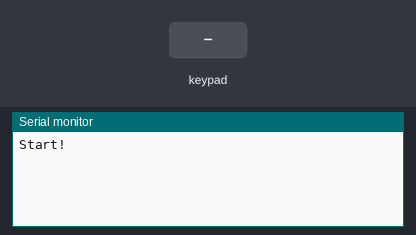
Bench run of a sketch on a simulated Arduino Uno, built with avr-gcc and run on an emulated ATmega328P. Parts: the last lines printed to the serial monitor. The test bench sets the inputs (shaded band).

Above: at 1.2 s.
1.3 s: key '1' pressed
At 2.5 s:
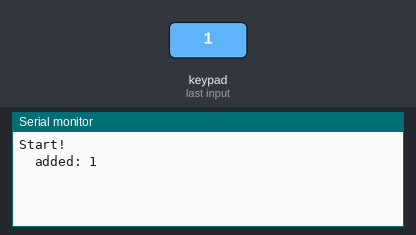
2.8 s: keypad keys 7 6 5 4 # pressed 0.4 s apart
At 5.2 s:
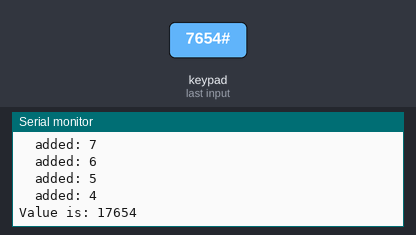
6.3 s: key 'A' pressed
At 7.5 s:
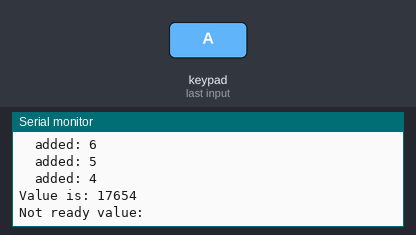
7.8 s: key 'B' pressed
At 8.9 s:
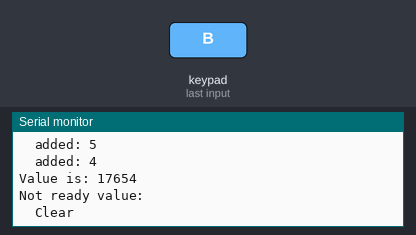
9.3 s: keypad keys 7 6 5 4 * pressed 0.4 s apart
At 12.3 s:
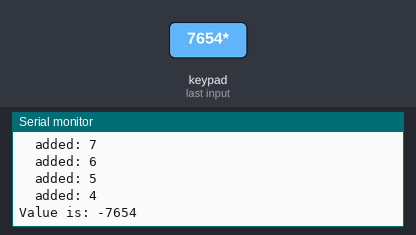
Timing chart, 0 to 13.8 s (numbered marks = the images above; inputs shaded):
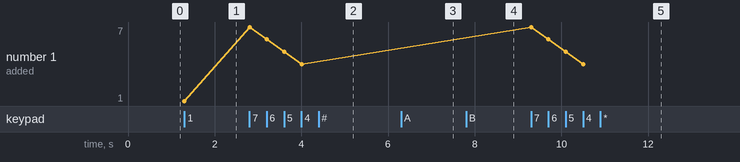

Measured:
- after the input at 1.3 s, the serial monitor: prints a new line at once (image 1)
- after the input at 2.8 s, the serial monitor: prints a new line at once (image 2)
- after the input at 6.3 s, the serial monitor: prints a new line at once (image 3)
- after the input at 7.8 s, the serial monitor: prints a new line at once (image 4)
- after the input at 9.3 s, the serial monitor: prints a new line at once (image 5)
- plotted number 1: 1 → 4 after the input at 2.8 s

The sketch:

KeyPad_test2.ino
```cpp
#include <Keypad.h>

/*
 * Return:
 *      @value
 * Press numbers to add value.
 * Press '*' to return a negative value.
 * Press '#' to return a possitive value.
 * Press 'A' to see the value without its returning.
 * Press 'B' to clear value.
 *
 * Return 0 if unknown symbol ('*' or '#' standalone or symbols 'C', 'D').
 */

String line = "";
long value;

const byte ROWS = 4; //four rows
const byte COLS = 4; //four columns
char keys[ROWS][COLS] =
{
  {'1','2','3','A'},
  {'4','5','6','B'},
  {'7','8','9','C'},
  {'*','0','#','D'}
};

byte rowPins[ROWS] = {A2, A3, A4, A5}; //connect to the row pinouts of the keypad
byte colPins[COLS] = {7, 6, 5, 4}; //connect to the column pinouts of the keypad

Keypad keypad = Keypad( makeKeymap(keys), rowPins, colPins, ROWS, COLS );

void setup()
{
   Serial.begin(9600);
   Serial.println("Start!");
}

void loop()
{
  char key = keypad.getKey();
  if (key)
  {
    if ( isDigit(key) )
    {
      line += key;
      Serial.print("\tadded: ");
      Serial.println(key);
    }
    else
    {

      if (key == '*')
      {
        value = line.toInt();
        value *= -1;
        Serial.print("Value is: ");
        Serial.println(value);
        line = "";
      }
      if (key == '#')
      {
        value = line.toInt();
        Serial.print("Value is: ");
        Serial.println(value);
        line = "";
      }
      if (key == 'A')
      {
        Serial.print("Not ready value: ");
        Serial.println(line);
      }
      if (key == 'B')
      {
        Serial.println("\tClear");
        line = "";
      }
    }
  }
}
```
